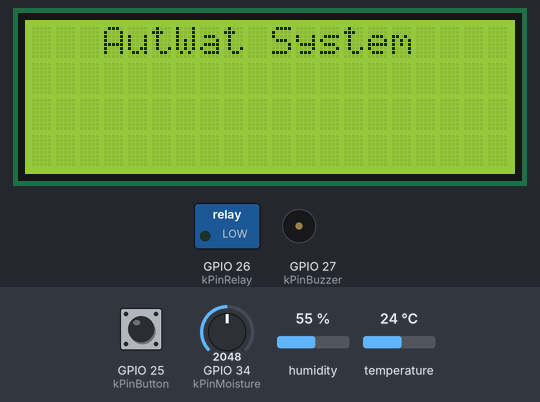
A program run on a simulated ESP32. Parts: 20×4 character LCD, switched loads named in the program (green lamp = pin HIGH), buzzer (waves = sounding, pin HIGH). Inputs (shaded band) come from the test bench; at power-on: GPIO 25 (kPinButton) HIGH, GPIO 34 (kPinMoisture) = 2048, humidity 55 %, temperature 24 °C. WiFi joins after 1.5 s; servers stay silent unless stated; not simulated (calls return 0 or success): secrets.h; what the program prints to the serial monitor is not drawn.

Above: at 2.9 s.
3.0 s: GPIO 25 (kPinButton) pulled LOW for 3.2 s
At 5.7 s:
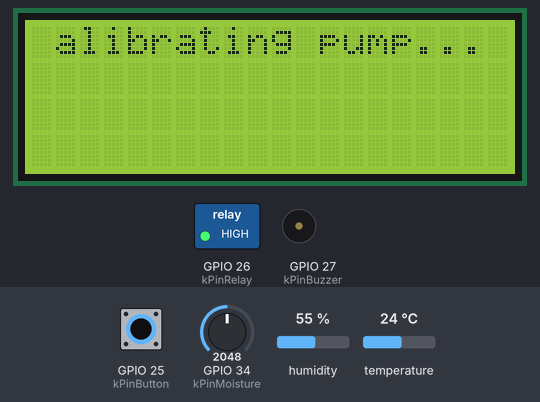
7.7 s: GPIO 34 (kPinMoisture) set to 1684
At 10.33 s:
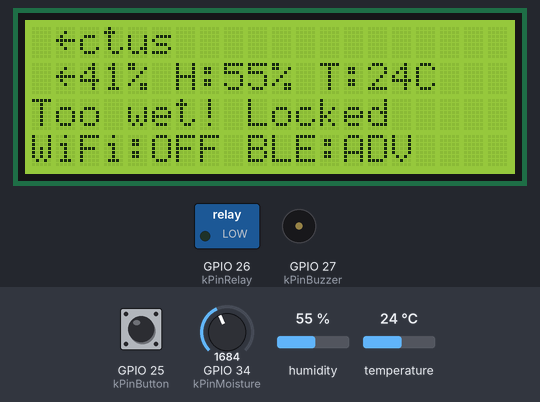
10.7 s: GPIO 34 (kPinMoisture) set to 1587
At 11.73 s:
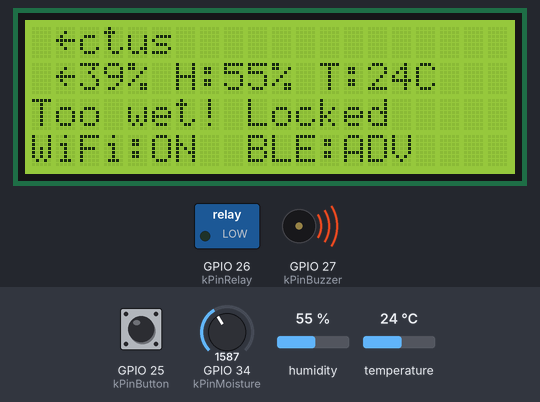
13.5 s: GPIO 34 (kPinMoisture) set to 875
At 13.94 s:
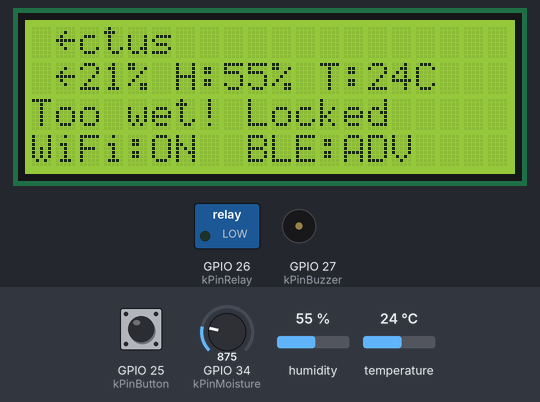
15.0 s: GPIO 34 (kPinMoisture) set to 784
At 16.2 s:
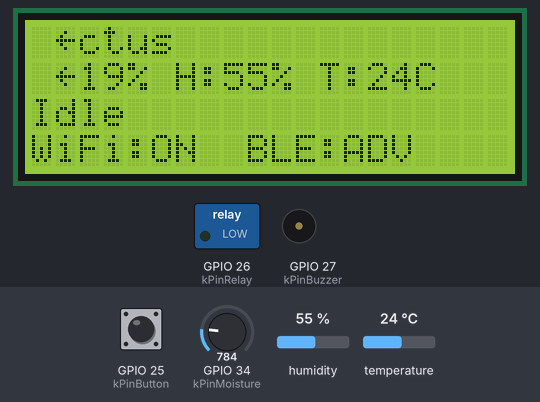
16.5 s: GPIO 25 (kPinButton) pulled LOW for 0.15 s
Timing chart, 0 to 67.1 s (numbered marks = the images above; inputs shaded):
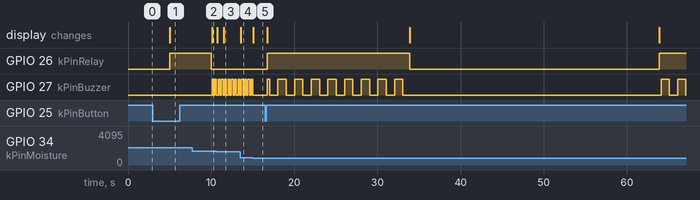

The program:

main.cpp
```cpp
#include <Arduino.h>
#include <WiFi.h>
#include "boot/calibration_run.h"
#include "boot/plant_selection.h"
#include "button_decoder.h"
#include "buzzer_pattern.h"
#include "command.h"
#include "autwat_config.h"
#include "hal/air_sensor.h"
#include "hal/button.h"
#include "hal/buzzer.h"
#include "hal/display.h"
#include "hal/moisture_sensor.h"
#include "hal/pump.h"
#include "moisture_scale.h"
#include "net/ble_link.h"
#include "net/status_server.h"
#include "net/wifi_link.h"
#include "screen_text.h"
#include "secrets.h"
#include "status_codec.h"
#include "status_json.h"
#include "watering_controller.h"

using namespace autwat;

namespace {

const ControllerConfig kControllerConfig = {kScheduleIntervalMs, kFlowRateMlPerSec, kEmergencyMaxMs};

ControllerState controllerState = {Mode::Idle, 0, 0};
ButtonState buttonState = {0, false, false};
uint8_t plantIndex = 0;
uint32_t lastTickMs = 0;
bool pumpRunning = false;

Command readCommand(uint32_t nowMs) {
    const ButtonEvent event = decodeButton(buttonState, buttonIsDown(), nowMs);
    return pickCommand(commandForButton(event, pumpRunning), bleLinkTakeCommand(), statusServerTakeCommand());
}

void logModeChange(Mode before, Mode after, uint8_t moisturePct) {
    if (before != after) {
        Serial.printf("[ctrl] %s -> %s (moisture=%u%%)\n", modeName(before), modeName(after),
                      static_cast<unsigned>(moisturePct));
    }
}

StatusSnapshot buildSnapshot(uint8_t moisturePct, const AirReading& air, const ControllerOutput& output,
                             uint32_t nowMs) {
    const int8_t rssi = wifiLinkIsUp() ? static_cast<int8_t>(WiFi.RSSI()) : 0;
    return StatusSnapshot{plantAt(plantIndex).name,
                          plantIndex,
                          moisturePct,
                          air.valid ? air.humidityPct : kInvalidHumidity,
                          air.valid ? air.tempC : kInvalidTemp,
                          output.mode,
                          output.pumpOn,
                          output.alarm,
                          rssi,
                          nowMs / 1000};
}

void showScreen(const StatusSnapshot& snapshot) {
    char sensorLine[kScreenBufferSize];
    char modeLine[kScreenBufferSize];
    char linkLine[kScreenBufferSize];
    formatSensorLine(sensorLine, snapshot.moisturePct, snapshot.humidityPct, snapshot.tempC);
    formatModeLine(modeLine, snapshot.mode);
    formatLinkLine(linkLine, wifiLinkIsUp(), bleLinkIsConnected());
    displayShow(snapshot.plantName, sensorLine, modeLine, linkLine);
}

void publishStatus(const StatusSnapshot& snapshot) {
    uint8_t payload[kStatusBytes];
    encodeStatus(payload, snapshot, healthFor(snapshot.moisturePct, plantAt(snapshot.plantIndex)));
    statusServerPublish(snapshot);
    bleLinkPublish(payload);
}

void controlTick(uint32_t nowMs) {
    const uint8_t moisturePct = adcToPercent(moistureSensorReadRaw(), kRawDry, kRawWet);
    airSensorTick(nowMs);
    const Mode before = controllerState.mode;
    const ControllerOutput output = stepController(
        controllerState, ControllerInput{moisturePct, nowMs, readCommand(nowMs)}, plantAt(plantIndex),
        kControllerConfig);
    logModeChange(before, output.mode, moisturePct);
    pumpRunning = output.pumpOn;
    pumpSet(output.pumpOn);
    buzzerSet(buzzerIsOn(output.alarm, nowMs));
    const StatusSnapshot snapshot = buildSnapshot(moisturePct, airSensorLatest(), output, nowMs);
    showScreen(snapshot);
    publishStatus(snapshot);
    wifiLinkTick(nowMs);
    statusServerTick();
}

}  // namespace

void setup() {
    Serial.begin(115200);
    pumpBegin();
    buzzerBegin();
    buttonBegin();
    moistureSensorBegin();
    airSensorBegin();
    displayBegin();
    Serial.println("[boot] AutWat start");
    displayShow("   AutWat System   ", "", "", "");
    const uint32_t splashStartMs = millis();
    while (millis() - splashStartMs < 2000) {
    }
    plantIndex = selectPlant();
    runCalibrationPump();
    wifiLinkBegin(kWifiSsid, kWifiPassword);
    statusServerBegin();
    bleLinkBegin();
    const uint32_t nowMs = millis();
    controllerState = ControllerState{Mode::Idle, nowMs, nowMs};
    lastTickMs = nowMs;
}

void loop() {
    const uint32_t nowMs = millis();
    if (nowMs - lastTickMs >= kControlTickMs) {
        lastTickMs = nowMs;
        controlTick(nowMs);
    }
}
```

calibration_run.cpp
```cpp
#include "calibration_run.h"
#include <Arduino.h>
#include "autwat_config.h"
#include "hal/display.h"
#include "hal/pump.h"

// Blocking by design: boot only, the pump primes the tubing before control starts.
void runCalibrationPump() {
    displayShow("Calibrating pump...", "", "", "");
    Serial.println("[boot] calibration run start");
    const uint32_t startMs = millis();
    pumpSet(true);
    while (millis() - startMs < autwat::kCalibrationRunMs) {
    }
    pumpSet(false);
    Serial.println("[boot] calibration run done");
}
```

calibration_run.h
```cpp
#pragma once

void runCalibrationPump();
```

plant_selection.cpp
```cpp
#include "plant_selection.h"
#include <Arduino.h>
#include "button_decoder.h"
#include "hal/button.h"
#include "hal/display.h"
#include "plant_profiles.h"
#include "screen_text.h"

// Blocking by design: nothing else runs until a plant is confirmed.
uint8_t selectPlant() {
    using namespace autwat;
    uint8_t index = 0;
    ButtonState buttonState = {0, false, false};
    char plantLine[kScreenBufferSize];
    bool confirmed = false;
    while (!confirmed) {
        formatPlantLine(plantLine, plantAt(index));
        displayShow("Select plant:", plantLine, "Short press: next", "Long press: confirm");
        const ButtonEvent event = decodeButton(buttonState, buttonIsDown(), millis());
        if (event == ButtonEvent::ShortPress) index = nextPlantIndex(index);
        confirmed = event == ButtonEvent::LongPress;
    }
    Serial.printf("[boot] plant selected: %s\n", plantAt(index).name);
    return index;
}
```

plant_selection.h
```cpp
#pragma once
#include <cstdint>

uint8_t selectPlant();
```

ble_link.cpp
```cpp
#include "ble_link.h"
#include <Arduino.h>
#ifndef AUTWAT_NO_BLE
#include <NimBLEDevice.h>
#include "autwat_config.h"

using namespace autwat;

namespace {

constexpr uint32_t kNotifyPeriodMs = 2000;

NimBLECharacteristic* statusCharacteristic = nullptr;
bool connected = false;
Command pending = Command::None;
uint32_t lastNotifyMs = 0;

class ServerCallbacks : public NimBLEServerCallbacks {
    void onConnect(NimBLEServer*, NimBLEConnInfo&) override {
        connected = true;
        Serial.println("[ble] connected");
    }
    void onDisconnect(NimBLEServer*, NimBLEConnInfo&, int) override {
        connected = false;
        Serial.println("[ble] disconnected, advertising");
        NimBLEDevice::startAdvertising();
    }
};

class CommandCallbacks : public NimBLECharacteristicCallbacks {
    void onWrite(NimBLECharacteristic* characteristic, NimBLEConnInfo&) override {
        const NimBLEAttValue value = characteristic->getValue();
        if (value.size() == 1) {
            pending = decodeCommandByte(value[0]);
            Serial.printf("[ble] command byte: %u\n", static_cast<unsigned>(value[0]));
        }
    }
};

ServerCallbacks serverCallbacks;
CommandCallbacks commandCallbacks;

}  // namespace

void bleLinkBegin() {
    NimBLEDevice::init(kBleDeviceName);
    NimBLEServer* server = NimBLEDevice::createServer();
    server->setCallbacks(&serverCallbacks);
    NimBLEService* service = server->createService(kBleServiceUuid);
    statusCharacteristic =
        service->createCharacteristic(kBleStatusUuid, NIMBLE_PROPERTY::READ | NIMBLE_PROPERTY::NOTIFY);
    NimBLECharacteristic* command = service->createCharacteristic(kBleCommandUuid, NIMBLE_PROPERTY::WRITE);
    command->setCallbacks(&commandCallbacks);
    NimBLEAdvertising* advertising = NimBLEDevice::getAdvertising();
    advertising->addServiceUUID(kBleServiceUuid);
    advertising->setName(kBleDeviceName);
    advertising->start();
    Serial.println("[ble] init done, advertising as AutWat");
}

bool bleLinkIsConnected() { return connected; }

void bleLinkPublish(const uint8_t status[kStatusBytes]) {
    statusCharacteristic->setValue(status, kStatusBytes);
    const uint32_t nowMs = millis();
    if (connected && nowMs - lastNotifyMs >= kNotifyPeriodMs) {
        lastNotifyMs = nowMs;
        statusCharacteristic->notify();
    }
}

Command bleLinkTakeCommand() {
    const Command taken = pending;
    pending = Command::None;
    return taken;
}

#else  // AUTWAT_NO_BLE: simulator build, no BT controller

void bleLinkBegin() { Serial.println("[ble] disabled in this build (AUTWAT_NO_BLE)"); }
bool bleLinkIsConnected() { return false; }
void bleLinkPublish(const uint8_t[autwat::kStatusBytes]) {}
autwat::Command bleLinkTakeCommand() { return autwat::Command::None; }

#endif
```

ble_link.h
```cpp
#pragma once
#include <cstdint>
#include "command.h"
#include "status_codec.h"

void bleLinkBegin();
bool bleLinkIsConnected();
void bleLinkPublish(const uint8_t status[autwat::kStatusBytes]);
autwat::Command bleLinkTakeCommand();
```

status_server.cpp
```cpp
#include "status_server.h"
#include <Arduino.h>
#include <WebServer.h>

using namespace autwat;

namespace {

constexpr size_t kJsonBufferSize = 256;

WebServer server(80);
StatusSnapshot latest = {"", 0, 0, -1, -128, Mode::Idle, false, Alarm::None, 0, 0};
Command pending = Command::None;

void handleStatus() {
    char json[kJsonBufferSize];
    if (writeStatusJson(json, sizeof(json), latest) < 0) {
        Serial.println("[http] status buffer too small");
        server.send(500, "text/plain", "status buffer too small");
    } else {
        server.send(200, "application/json", json);
    }
}

void handleCommand(Command command, const char* name) {
    pending = command;
    Serial.printf("[http] command: %s\n", name);
    server.send(200, "application/json", "{\"ok\":true}");
}

}  // namespace

void statusServerBegin() {
    server.on("/status", HTTP_GET, handleStatus);
    server.on("/water", HTTP_POST, [] { handleCommand(Command::WaterNow, "water"); });
    server.on("/stop", HTTP_POST, [] { handleCommand(Command::Stop, "stop"); });
    server.begin();
}

void statusServerTick() { server.handleClient(); }

void statusServerPublish(const StatusSnapshot& snapshot) { latest = snapshot; }

Command statusServerTakeCommand() {
    const Command taken = pending;
    pending = Command::None;
    return taken;
}
```

status_server.h
```cpp
#pragma once
#include "command.h"
#include "status_json.h"

void statusServerBegin();
void statusServerTick();
void statusServerPublish(const autwat::StatusSnapshot& snapshot);
autwat::Command statusServerTakeCommand();
```

wifi_link.cpp
```cpp
#include "wifi_link.h"
#include <Arduino.h>
#include <WiFi.h>

namespace {

constexpr uint32_t kRetryPeriodMs = 10000;

const char* wifiSsid = "";
const char* wifiPassword = "";
bool wasUp = false;
uint32_t lastAttemptMs = 0;

}  // namespace

void wifiLinkBegin(const char* ssid, const char* password) {
    wifiSsid = ssid;
    wifiPassword = password;
    WiFi.mode(WIFI_STA);
    WiFi.begin(wifiSsid, wifiPassword);
    lastAttemptMs = millis();
}

bool wifiLinkIsUp() { return WiFi.status() == WL_CONNECTED; }

void wifiLinkTick(uint32_t nowMs) {
    const bool isUp = wifiLinkIsUp();
    if (isUp != wasUp) {
        wasUp = isUp;
        Serial.println(isUp ? "[wifi] connected" : "[wifi] down");
    }
    if (!isUp && nowMs - lastAttemptMs >= kRetryPeriodMs) {
        lastAttemptMs = nowMs;
        WiFi.disconnect();
        WiFi.begin(wifiSsid, wifiPassword);
    }
}
```

wifi_link.h
```cpp
#pragma once
#include <cstdint>

void wifiLinkBegin(const char* ssid, const char* password);
bool wifiLinkIsUp();
void wifiLinkTick(uint32_t nowMs);
```

autwat_config.h
```cpp
#pragma once
#include <cstdint>

namespace autwat {

constexpr uint8_t kPinMoisture = 34;
constexpr uint8_t kPinRelay = 26;
constexpr uint8_t kPinBuzzer = 27;
constexpr uint8_t kPinButton = 25;
constexpr uint8_t kPinDht = 23;
constexpr uint8_t kPinLcdRs = 16;
constexpr uint8_t kPinLcdEnable = 17;
constexpr uint8_t kPinLcdD4 = 18;
constexpr uint8_t kPinLcdD5 = 19;
constexpr uint8_t kPinLcdD6 = 21;
constexpr uint8_t kPinLcdD7 = 22;

// Real SRD relay modules are low level trigger. The Wokwi relay is active high (observed in task 3.2),
// so the simulator build defines AUTWAT_RELAY_ACTIVE_HIGH.
#ifdef AUTWAT_RELAY_ACTIVE_HIGH
constexpr bool kRelayActiveLow = false;
#else
constexpr bool kRelayActiveLow = true;
#endif

constexpr uint16_t kRawDry = 0;
constexpr uint16_t kRawWet = 4095;

constexpr uint32_t kShortPressMs = 200;
constexpr uint32_t kLongPressMs = 2000;
constexpr uint32_t kCalibrationRunMs = 5000;
constexpr uint32_t kControlTickMs = 100;
constexpr uint32_t kAirSensorPeriodMs = 2000;
constexpr float kFlowRateMlPerSec = 17.54f;
constexpr uint32_t kEmergencyMaxMs = 60000;

constexpr int16_t kInvalidHumidity = -1;
constexpr int16_t kInvalidTemp = -128;

constexpr const char* kBleDeviceName = "AutWat";
constexpr const char* kBleServiceUuid = "23f892a4-78c9-4eaa-bab5-ac4d6f11b74f";
constexpr const char* kBleStatusUuid = "d0331ccb-c3e7-4bda-bd21-229236bad932";
constexpr const char* kBleCommandUuid = "49dc7bbb-ebd5-4830-9c89-7a3a0f1047e3";

#ifdef SIMULATED_TIME
constexpr uint32_t kDayMs = 10000;  // 1 simulated day is 10 s, same as the original and the report
#else
constexpr uint32_t kDayMs = 86400000UL;
#endif
constexpr uint32_t kScheduleIntervalMs = 3 * kDayMs;

}  // namespace autwat
```

air_sensor.cpp
```cpp
#include "air_sensor.h"
#include <Arduino.h>
#include <DHT.h>
#include <cmath>
#include "autwat_config.h"

namespace {

constexpr uint8_t kFailuresBeforeInvalid = 3;

DHT dht(autwat::kPinDht, DHT22);
AirReading latest = {autwat::kInvalidHumidity, autwat::kInvalidTemp, false};
uint32_t lastReadMs = 0;
uint8_t consecutiveFailures = 0;
bool firstReadDone = false;

void recordFailure() {
    ++consecutiveFailures;
    if (consecutiveFailures == kFailuresBeforeInvalid) {
        latest.valid = false;
        Serial.println("[air] DHT22 read failed 3 times, readings invalid");
    }
}

}  // namespace

void airSensorBegin() { dht.begin(); }

void airSensorTick(uint32_t nowMs) {
    if (firstReadDone && nowMs - lastReadMs < autwat::kAirSensorPeriodMs) return;
    firstReadDone = true;
    lastReadMs = nowMs;
    const float humidity = dht.readHumidity();
    const float temperature = dht.readTemperature();
    if (std::isnan(humidity) || std::isnan(temperature)) {
        recordFailure();
    } else {
        latest = {static_cast<int16_t>(lroundf(humidity)), static_cast<int16_t>(lroundf(temperature)), true};
        consecutiveFailures = 0;
    }
}

AirReading airSensorLatest() { return latest; }
```

air_sensor.h
```cpp
#pragma once
#include <cstdint>

struct AirReading {
    int16_t humidityPct;
    int16_t tempC;
    bool valid;
};

void airSensorBegin();
void airSensorTick(uint32_t nowMs);
AirReading airSensorLatest();
```

button.cpp
```cpp
#include "button.h"
#include <Arduino.h>
#include "autwat_config.h"

void buttonBegin() { pinMode(autwat::kPinButton, INPUT_PULLUP); }

bool buttonIsDown() { return digitalRead(autwat::kPinButton) == LOW; }
```

button.h
```cpp
#pragma once

void buttonBegin();
bool buttonIsDown();
```

buzzer.cpp
```cpp
#include "buzzer.h"
#include <Arduino.h>
#include "autwat_config.h"

void buzzerBegin() {
    digitalWrite(autwat::kPinBuzzer, LOW);
    pinMode(autwat::kPinBuzzer, OUTPUT);
}

void buzzerSet(bool on) { digitalWrite(autwat::kPinBuzzer, on ? HIGH : LOW); }
```

buzzer.h
```cpp
#pragma once

void buzzerBegin();
void buzzerSet(bool on);
```

display.cpp
```cpp
#include "display.h"
#include <LiquidCrystal.h>
#include <cstring>
#include "autwat_config.h"
#include "screen_text.h"

namespace {

constexpr uint8_t kRows = 4;

LiquidCrystal lcd(autwat::kPinLcdRs, autwat::kPinLcdEnable, autwat::kPinLcdD4, autwat::kPinLcdD5,
                  autwat::kPinLcdD6, autwat::kPinLcdD7);
char shown[kRows][autwat::kScreenBufferSize];

}  // namespace

void displayBegin() {
    lcd.begin(autwat::kScreenWidth, kRows);
    lcd.clear();
    for (auto& row : shown) row[0] = '\0';
}

void displayShow(const char* line0, const char* line1, const char* line2, const char* line3) {
    const char* const lines[kRows] = {line0, line1, line2, line3};
    for (uint8_t row = 0; row < kRows; ++row) {
        char padded[autwat::kScreenBufferSize];
        const size_t length = strnlen(lines[row], autwat::kScreenWidth);
        memcpy(padded, lines[row], length);
        memset(padded + length, ' ', autwat::kScreenWidth - length);
        padded[autwat::kScreenWidth] = ' ';
        if (strcmp(shown[row], padded) != 0) {
            strcpy(shown[row], padded);
            lcd.setCursor(0, row);
            lcd.print(padded);
        }
    }
}
```

display.h
```cpp
#pragma once

void displayBegin();
void displayShow(const char* line0, const char* line1, const char* line2, const char* line3);
```

moisture_sensor.cpp
```cpp
#include "moisture_sensor.h"
#include <Arduino.h>
#include "autwat_config.h"

void moistureSensorBegin() { pinMode(autwat::kPinMoisture, INPUT); }

uint16_t moistureSensorReadRaw() { return static_cast<uint16_t>(analogRead(autwat::kPinMoisture)); }
```

moisture_sensor.h
```cpp
#pragma once
#include <cstdint>

void moistureSensorBegin();
uint16_t moistureSensorReadRaw();
```

pump.cpp
```cpp
#include "pump.h"
#include <Arduino.h>
#include "autwat_config.h"

namespace {

uint8_t levelFor(bool on) { return (on != autwat::kRelayActiveLow) ? HIGH : LOW; }

}  // namespace

void pumpBegin() {
    digitalWrite(autwat::kPinRelay, levelFor(false));  // before pinMode, so the relay does not pulse at boot
    pinMode(autwat::kPinRelay, OUTPUT);
}

void pumpSet(bool on) { digitalWrite(autwat::kPinRelay, levelFor(on)); }
```

pump.h
```cpp
#pragma once

void pumpBegin();
void pumpSet(bool on);
```

Measured:
- the behaviour switches between 1659 and 1658 on GPIO 34 (kPinMoisture) (found by bisection; images 2 and 3)
- the behaviour switches between 840 and 839 on GPIO 34 (kPinMoisture) (found by bisection; images 4 and 5)
- after the input at 3.0 s, GPIO 26 (kPinRelay): LOW → HIGH after 2.0 s; the display: changes after 2.0 s (image 1)
- after the input at 7.7 s, the display: changes after 2.4 s (image 2)
- after the input at 10.7 s, the display: first changes at once (image 3 shows a later state)
- after the input at 13.5 s, the display: changes at once (image 4)
- after the input at 15.0 s, GPIO 27 (kPinBuzzer): goes on until 15.0 s, then stays LOW; the display: changes at once (image 5)
